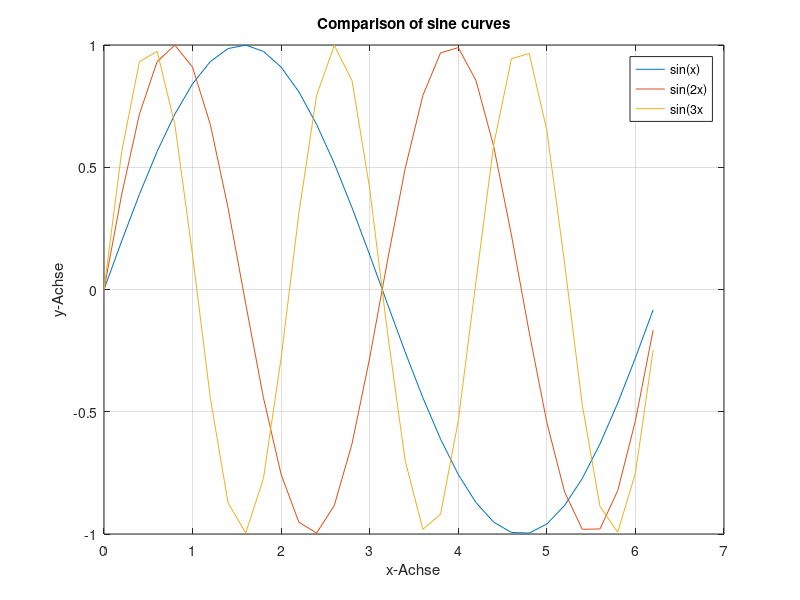

MATLAB code for this plot:
x=(0:0.2:2*pi);
plot(x,sin(x))
grid off, hold on
plot(x,sin(2*x))
plot(x,sin(3*x))
legend('sin(x)', 'sin(2x)', 'sin(3x')
title('Comparison of sine curves')
xlabel('x-Achse')
ylabel('y-Achse')
grid on
